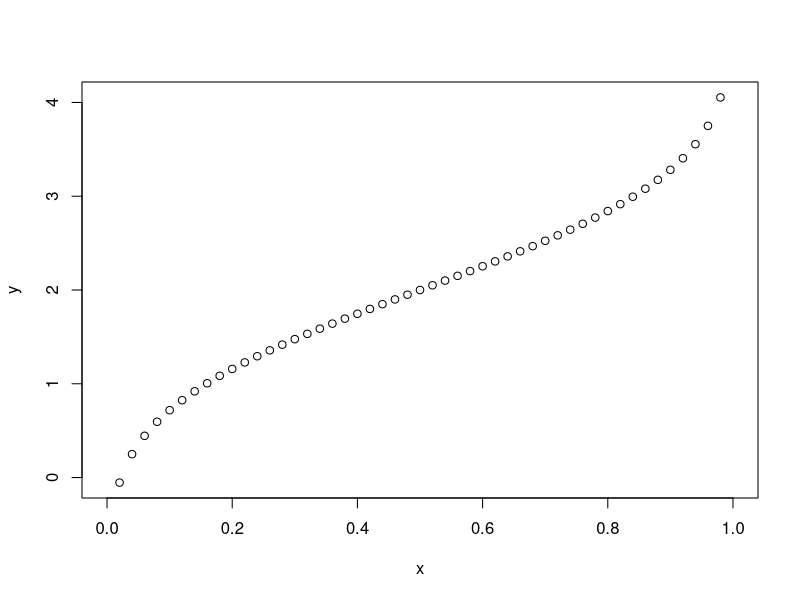

Write R code to recreate this figure.
# Create a sequence of probability values incrementing by 0.02.
x <- seq(0, 1, by = 0.02)
# Choose the mean as 2 and standard deviation as 3.
y <- qnorm(x, mean = 2, sd = 1)
# Give the chart file a name.
png(file = "qnorm.png")
# Plot the graph.
plot(x,y)
# Save the file.
dev.off()